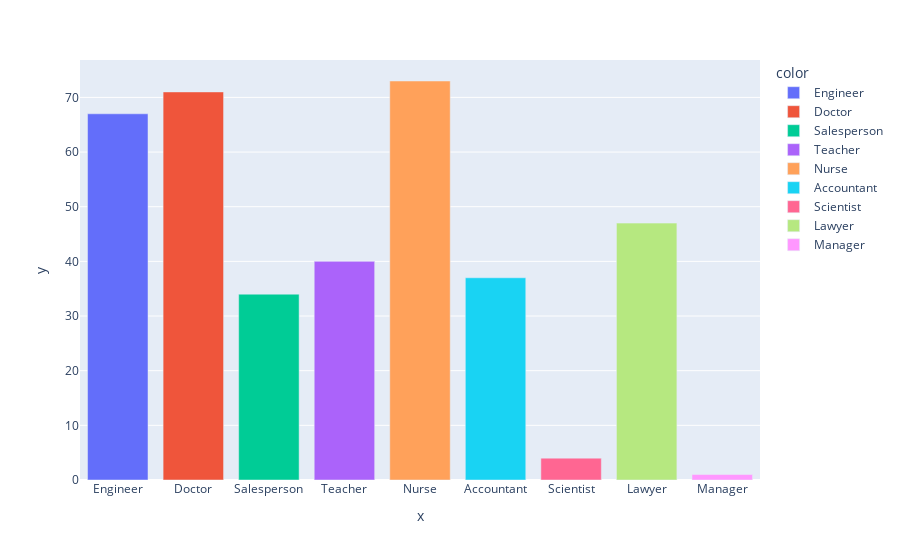

Here is the notebook cell this chart was saved with:
### Code cell
px.bar(df, x=df['Occupation'].unique(), y=occ_count, color=df['Occupation'].unique())

### Figure 1 — Plotly figure (JSON) as saved in the notebook; plotly's stock layout.template omitted (floating-point values rounded to 4 significant figures)
{"data": [{"alignmentgroup": "True", "hovertemplate": "color=Engineer<br>x=%{x}<br>y=%{y}<extra></extra>", "legendgroup": "Engineer", "marker": {"color": "#636efa", "pattern": {"shape": ""}}, "name": "Engineer", "offsetgroup": "Engineer", "orientation": "v", "showlegend": true, "textposition": "auto", "type": "bar", "x": ["Engineer"], "xaxis": "x", "y": [67], "yaxis": "y"}, {"alignmentgroup": "True", "hovertemplate": "color=Doctor<br>x=%{x}<br>y=%{y}<extra></extra>", "legendgroup": "Doctor", "marker": {"color": "#EF553B", "pattern": {"shape": ""}}, "name": "Doctor", "offsetgroup": "Doctor", "orientation": "v", "showlegend": true, "textposition": "auto", "type": "bar", "x": ["Doctor"], "xaxis": "x", "y": [71], "yaxis": "y"}, {"alignmentgroup": "True", "hovertemplate": "color=Salesperson<br>x=%{x}<br>y=%{y}<extra></extra>", "legendgroup": "Salesperson", "marker": {"color": "#00cc96", "pattern": {"shape": ""}}, "name": "Salesperson", "offsetgroup": "Salesperson", "orientation": "v", "showlegend": true, "textposition": "auto", "type": "bar", "x": ["Salesperson"], "xaxis": "x", "y": [34], "yaxis": "y"}, {"alignmentgroup": "True", "hovertemplate": "color=Teacher<br>x=%{x}<br>y=%{y}<extra></extra>", "legendgroup": "Teacher", "marker": {"color": "#ab63fa", "pattern": {"shape": ""}}, "name": "Teacher", "offsetgroup": "Teacher", "orientation": "v", "showlegend": true, "textposition": "auto", "type": "bar", "x": ["Teacher"], "xaxis": "x", "y": [40], "yaxis": "y"}, {"alignmentgroup": "True", "hovertemplate": "color=Nurse<br>x=%{x}<br>y=%{y}<extra></extra>", "legendgroup": "Nurse", "marker": {"color": "#FFA15A", "pattern": {"shape": ""}}, "name": "Nurse", "offsetgroup": "Nurse", "orientation": "v", "showlegend": true, "textposition": "auto", "type": "bar", "x": ["Nurse"], "xaxis": "x", "y": [73], "yaxis": "y"}, {"alignmentgroup": "True", "hovertemplate": "color=Accountant<br>x=%{x}<br>y=%{y}<extra></extra>", "legendgroup": "Accountant", "marker": {"color": "#19d3f3", "pattern": {"shape": ""}}, "name": "Accountant", "offsetgroup": "Accountant", "orientation": "v", "showlegend": true, "textposition": "auto", "type": "bar", "x": ["Accountant"], "xaxis": "x", "y": [37], "yaxis": "y"}, {"alignmentgroup": "True", "hovertemplate": "color=Scientist<br>x=%{x}<br>y=%{y}<extra></extra>", "legendgroup": "Scientist", "marker": {"color": "#FF6692", "pattern": {"shape": ""}}, "name": "Scientist", "offsetgroup": "Scientist", "orientation": "v", "showlegend": true, "textposition": "auto", "type": "bar", "x": ["Scientist"], "xaxis": "x", "y": [4], "yaxis": "y"}, {"alignmentgroup": "True", "hovertemplate": "color=Lawyer<br>x=%{x}<br>y=%{y}<extra></extra>", "legendgroup": "Lawyer", "marker": {"color": "#B6E880", "pattern": {"shape": ""}}, "name": "Lawyer", "offsetgroup": "Lawyer", "orientation": "v", "showlegend": true, "textposition": "auto", "type": "bar", "x": ["Lawyer"], "xaxis": "x", "y": [47], "yaxis": "y"}, {"alignmentgroup": "True", "hovertemplate": "color=Manager<br>x=%{x}<br>y=%{y}<extra></extra>", "legendgroup": "Manager", "marker": {"color": "#FF97FF", "pattern": {"shape": ""}}, "name": "Manager", "offsetgroup": "Manager", "orientation": "v", "showlegend": true, "textposition": "auto", "type": "bar", "x": ["Manager"], "xaxis": "x", "y": [1], "yaxis": "y"}], "layout": {"barmode": "relative", "legend": {"title": {"text": "color"}, "tracegroupgap": 0}, "margin": {"t": 60}, "xaxis": {"anchor": "y", "domain": [0, 1], "title": {"text": "x"}}, "yaxis": {"anchor": "x", "domain": [0, 1], "title": {"text": "y"}}}}
